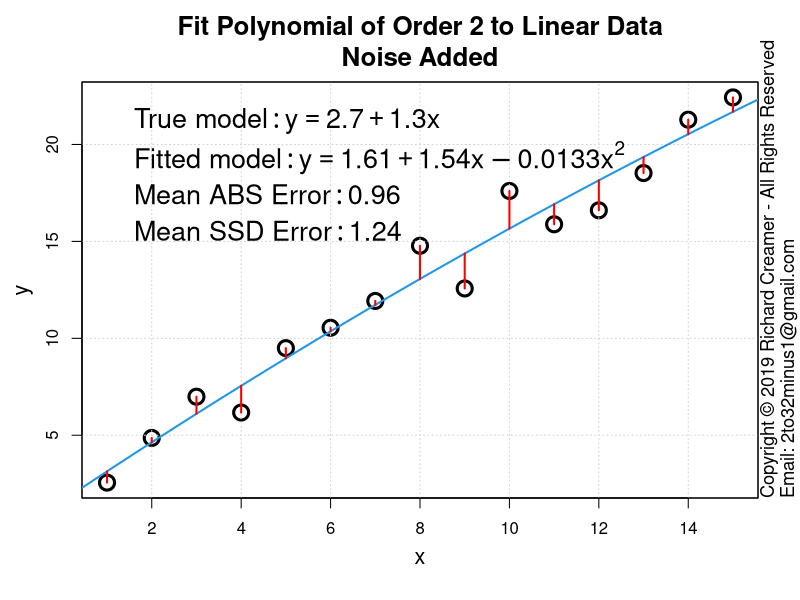

Write R code to recreate this figure.
##############################################################
### Copyright (c) Richard Creamer 2019 - All Rights Reserved
### Inquiries: email 2to32minus1@gmail.com
##############################################################

### Globals
fontScale = 1.2    # Global font size variable
lf        = 1.2    # Enlarge font of plot labels
verbose   = FALSE  # Verbose printing
lw        = 2      # Line width
xMargin   = 1      # X-axis margin for plots
yMargin   = 1      # Y-axis margin for plots
de        = 0.01   # Small constant for estimating derivatives numerically
smlPts    = 1      # Small  data point/circle
medPts    = 1.5    # Medium data point/circle
lrgPts    = 2.0    # Large  data point/circle

### Run this function to generate this plot
runFunc = function() {
	dw = 1000
	dh = 750	
	path = "D:/Code/R/LeastSquaresPlay/PlotsAndAssocCode/Plot3/"
	savePngVerbose( paste(path, "Plot3.png", sep=""), 
		plotNthOrderPolyToLinearData,   w=dw, h=dw, un="px", N=2, doPlot=TRUE )
}

### Fit Nth order polynomial to linear data
plotNthOrderPolyToLinearData = function( nPts=15, N=1, modelM=1.3, modelB=2.7, noiseSigma=1.5, doPlot=FALSE ) {
	set.seed( 3 )
	
	if ( N < 1 || N > 11 ) { print( sprintf( "Error: N (%d) outside range 1:11", N) ); return() }
	if ( nPts < (N + 1) )  { print( sprintf( "Error: nPts (%d) must be > N (%d)", nPts, N ) ); return() }
	
	coeff = c( modelB, modelM )
	x = 1:nPts
	y = evalPoly( x, coeff ) + rnorm( length(x), sd=noiseSigma )
	
	# Build appropriate formula, example: "y ~ x + I(x^2) + I(x^3) + ..."
	polyFormula = makePolyFormula( polyOrder=N )
	
	lmFit = lm( as.formula(polyFormula) )
	e = compPolyFitError( x, y, lmFit$coefficients )
	if ( doPlot ) {
		plotTitle = sprintf( "Fit Polynomial of Order %d to Linear Data\nNoise Added", N );
		plot( x, y, cex.lab=lf, xlab="", ylab="", main=plotTitle, cex=lrgPts, lwd=lw+1, cex.main=1.3*fontScale )
		addAxisLabels()
		grid()
		box()
		leftX = gpl()$xLim[1]
		rightX = gpl()$xLim[2]
		predX = seq( leftX, rightX, length.out=200 )
		predY = evalPoly( predX, lmFit$coefficients )
		lines( predX, predY, col=4, lwd=lw )
		segments( x, y, x, predict(lmFit), col = "red", lwd=lw )  # Note: predict(lmFit) same as evalPoly(x, lmFit$coefficients)
		if ( N > 9 ) {
			addLegend( coeff, lmFit$coefficients, meanAbsErr=e$meanAbsError, meanSsdErr=e$meanSsdError, wrapLimit=4 )
		}
		else {
			addLegend( coeff, lmFit$coefficients, meanAbsErr=e$meanAbsError, meanSsdErr=e$meanSsdError )
		}
	}
	return( list(nPts=nPts, x=x, y=y, lmFit=lmFit, meanAbsErr=e$meanAbsError, meanSsdErr=e$meanSsdError) )
}

### Get Plot Limits : gpl()$xLim[1] --> left x-coord
gpl = function() {
	u = par( "usr" )
	return( list( xLim=u[1:2], yLim=u[3:4] ) )
}

### Return string suitable for plot titles with actual exponents (not '^')
### Examples: [ "1.23", "1.23-2.21x", "1.23-2.21x+4.98x^2" ]
prettyPoly = function( coeff, nSigFigs=3, wrapLimit=3 ) {
	rc = signif( coeff, nSigFigs )
	numTerms = length( coeff )
	terms = c()
	for ( termNum in 1:numTerms ) {
		if ( termNum == 1 ) {
			s = paste( rc[termNum], sep="" )
		} else {
			s = paste( abs(rc[termNum]), sep="" )
		}
		if ( termNum > 1 )
			s = paste( s, "*x", sep="" )
		if ( termNum > 2 )
			s = paste( s, "^", (termNum-1), sep="" )
		terms[ length(terms) + 1 ] = s
	}
	wrapLines = list()
	catStr = ""
	for ( termNum in 1:numTerms ) {
		if ( termNum > 1 && ( termNum - 1 ) %% wrapLimit == 0 ) {
			wrapLines[length(wrapLines) + 1] = catStr
			catStr = ""
		}
		if ( termNum == 1 ) {
			catStr = paste( catStr, terms[termNum], sep="" )
		} else {
			if ( rc[termNum] < 0 ) {
				catStr = paste( catStr, " - ", terms[termNum], sep="" )
			} else {
				catStr = paste( catStr, " + ", terms[termNum], sep="" )
			}
		}
	}
	if ( catStr != "" )
		wrapLines[length(wrapLines) + 1] = catStr
	return( wrapLines )
}

### Convience method to add x/y axis labels
addAxisLabels = function( xLabel="x", yLabel="y", cexVal=1.3 ) {
	mtext( text=xLabel, side=1, line=2.5, cex=cexVal )
	mtext( text=yLabel, side=2, line=2.5, cex=cexVal )
}

### Add a legend to a plot suitable for this deck's polynomials/purpose
addLegend = function( coeff, fitCoeff, meanAbsErr=NULL, meanSsdErr=NULL, fontSz=1.35*fontScale, pos="topleft", wrapLimit=5 ) {
	legList = list()
	
	# Generate and append legend text lines for 'true model'
	truePolyStrList = prettyPoly( coeff, nSigFigs=3, wrapLimit=wrapLimit )
	legList[1] = paste( "'True model': y ==", truePolyStrList[1], sep="" )
	if ( length( truePolyStrList ) > 1 ) {
		for ( i in 2:length( truePolyStrList ) ) {
			legList[length(legList)+1] = paste( "'     '", truePolyStrList[i], sep="" )
		}
	}
	
	# Generate and append legend text lines for 'fitted model'
	fitPolyStrList = prettyPoly( fitCoeff, nSigFigs=3, wrapLimit=wrapLimit )
	legList[length(legList) + 1] = paste( "'Fitted model': y ==", fitPolyStrList[1], sep="" )
	if ( length( fitPolyStrList ) > 1 ) {
		for ( i in 2:length( fitPolyStrList ) ) {
			legList[length(legList)+1] = paste( "'     '", fitPolyStrList[i], sep="" )
		}
	}
	
	if ( !is.null(meanAbsErr) ) {
		legError = paste( "'Mean ABS Error': ", sprintf( "%.2f", meanAbsErr ), sep="" )
		legList[ length( legList ) + 1 ] = legError
	}
	if ( !is.null(meanSsdErr) ) {
		legError = paste( "'Mean SSD Error': ", sprintf( "%.2f", meanSsdErr ), sep="" )
		legList[ length( legList ) + 1 ] = legError
	}
	
	legend( pos, bty="n",inset=c(0.005,0.01),
			legend=parse(text=legList), col=c("transparent","transparent"),
			cex=fontSz, pch=15, y.intersp=1.1 )
}

# Compute errors, ABS and SSD, return tuple
compPolyFitError = function( x, y, coeff ) {
	predY = evalPoly( x, coeff )
	meanAbsError = (1/length(x)) * sum( abs(predY - y) )
	meanSsdError = (1/length(x)) * sum( (predY - y)^2 )
	return( list( meanAbsError=meanAbsError, meanSsdError=meanSsdError ) )
}

# Build Nth order polynomial formula string
makePolyFormula = function( indepVar="x", depVar="y", polyOrder=1 ) {
	formulaStr = paste( depVar, " ~ ", indepVar, sep="" )
	if ( polyOrder > 1 ) {
		for ( i in 2:polyOrder )
			formulaStr = paste( formulaStr, " + I(", indepVar, "^", i, ")", sep="" )
	}
	return( formulaStr )
}

### Compute f(x) for a polynomial and a vector of x-coordinates
evalPoly = function( x, coeff ) {
	if ( length( coeff ) < 1 ) return( c(0) )  	
	termSum = 0
	for ( i in 1:length(coeff) ) {
		termSum = termSum + coeff[i] * x^(i-1)
	}
	return( termSum )
}

### Save to PNG file, specify width and height
savePngVerbose = function( path, plotFunc, w=512, h=512, un="px", doCopyright=TRUE, ... ) {
	png( filename = path, type="cairo", units=un, width=w, height=h, pointsize=12, res=96 )
	plotFunc( ... )
	if ( doCopyright )
		addCopyright()
	dev.off()
}

### Add copyright notice to plot via text()
addCopyright = function() {
	mtext( "Copyright \uA9 2019 Richard Creamer - All Rights Reserved", side=4, line=0, adj=0, cex=1.1 )
	mtext( "Email: 2to32minus1@gmail.com", side=4, line=1, adj=0, cex=1.1 )
}

runFunc()
